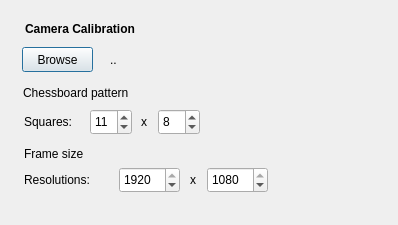
<?xml version="1.0" encoding="UTF-8"?>
<ui version="4.0">
 <class>Dialogcamera_calibration</class>
 <widget class="QDialog" name="Dialogcamera_calibration">
  <property name="geometry">
   <rect>
    <x>0</x>
    <y>0</y>
    <width>398</width>
    <height>225</height>
   </rect>
  </property>
  <property name="windowTitle">
   <string>camera_calibration</string>
  </property>
  <widget class="QPushButton" name="pushButton_folder_path">
   <property name="geometry">
    <rect>
     <x>22</x>
     <y>47</y>
     <width>71</width>
     <height>25</height>
    </rect>
   </property>
   <property name="text">
    <string>Browse</string>
   </property>
  </widget>
  <widget class="QLabel" name="label_folder_path">
   <property name="geometry">
    <rect>
     <x>110</x>
     <y>51</y>
     <width>281</width>
     <height>17</height>
    </rect>
   </property>
   <property name="text">
    <string>..</string>
   </property>
  </widget>
  <widget class="QLabel" name="label_topic">
   <property name="geometry">
    <rect>
     <x>25</x>
     <y>21</y>
     <width>141</width>
     <height>17</height>
    </rect>
   </property>
   <property name="text">
    <string>&lt;html&gt;&lt;head/&gt;&lt;body&gt;&lt;p&gt;&lt;span style=&quot; font-weight:600;&quot;&gt;Camera Calibration&lt;/span&gt;&lt;/p&gt;&lt;/body&gt;&lt;/html&gt;</string>
   </property>
  </widget>
  <widget class="QSpinBox" name="spinBox_pattern_horizontal">
   <property name="geometry">
    <rect>
     <x>90</x>
     <y>109</y>
     <width>42</width>
     <height>26</height>
    </rect>
   </property>
   <property name="value">
    <number>11</number>
   </property>
  </widget>
  <widget class="QSpinBox" name="spinBox_pattern_vertical">
   <property name="geometry">
    <rect>
     <x>158</x>
     <y>109</y>
     <width>42</width>
     <height>26</height>
    </rect>
   </property>
   <property name="value">
    <number>8</number>
   </property>
  </widget>
  <widget class="QLabel" name="label_chessboard_pattern">
   <property name="geometry">
    <rect>
     <x>23</x>
     <y>84</y>
     <width>141</width>
     <height>17</height>
    </rect>
   </property>
   <property name="text">
    <string>Chessboard pattern</string>
   </property>
  </widget>
  <widget class="QLabel" name="label_squares">
   <property name="geometry">
    <rect>
     <x>24</x>
     <y>113</y>
     <width>67</width>
     <height>17</height>
    </rect>
   </property>
   <property name="text">
    <string>Squares:</string>
   </property>
  </widget>
  <widget class="QLabel" name="label_squares_x">
   <property name="geometry">
    <rect>
     <x>141</x>
     <y>113</y>
     <width>31</width>
     <height>17</height>
    </rect>
   </property>
   <property name="text">
    <string>x</string>
   </property>
  </widget>
  <widget class="QLabel" name="label_chessboard_pattern_2">
   <property name="geometry">
    <rect>
     <x>24</x>
     <y>145</y>
     <width>91</width>
     <height>17</height>
    </rect>
   </property>
   <property name="text">
    <string>Frame size</string>
   </property>
  </widget>
  <widget class="QLabel" name="label_resolution">
   <property name="geometry">
    <rect>
     <x>24</x>
     <y>170</y>
     <width>91</width>
     <height>20</height>
    </rect>
   </property>
   <property name="text">
    <string>Resolutions:</string>
   </property>
  </widget>
  <widget class="QSpinBox" name="spinBox_resolutions_vertical">
   <property name="geometry">
    <rect>
     <x>207</x>
     <y>167</y>
     <width>61</width>
     <height>26</height>
    </rect>
   </property>
   <property name="maximum">
    <number>1080</number>
   </property>
   <property name="value">
    <number>1080</number>
   </property>
  </widget>
  <widget class="QSpinBox" name="spinBox_resolutions_horizontal">
   <property name="geometry">
    <rect>
     <x>119</x>
     <y>167</y>
     <width>61</width>
     <height>26</height>
    </rect>
   </property>
   <property name="maximum">
    <number>1920</number>
   </property>
   <property name="value">
    <number>1920</number>
   </property>
  </widget>
  <widget class="QLabel" name="label_resolution_x">
   <property name="geometry">
    <rect>
     <x>190</x>
     <y>171</y>
     <width>31</width>
     <height>17</height>
    </rect>
   </property>
   <property name="text">
    <string>x</string>
   </property>
  </widget>
 </widget>
 <resources/>
 <connections/>
</ui>
